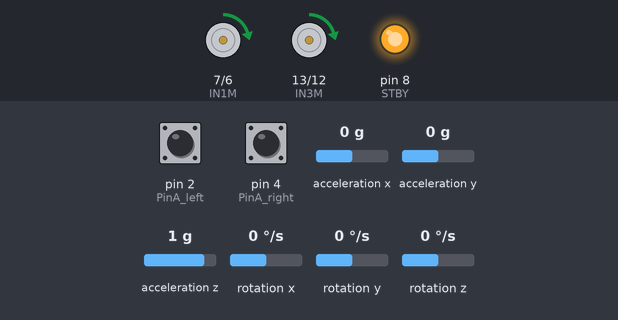
Bench run of a sketch on a simulated Arduino Uno, built with avr-gcc and run on an emulated ATmega328P. Parts: motor-driver pin pairs drawn as motors (green arrow = first pin HIGH = forward, orange = second pin HIGH = backward, longer = more drive, scaled by the enable pin, stopped while the standby pin is LOW), output pins drawn as LEDs (lit = HIGH). The inputs (shaded band) are chosen by the test bench; at power-on: acceleration y 0 g, rotation x 0 °/s, rotation z 0 °/s, pin 2 (PinA_left) LOW, pin 4 (PinA_right) LOW, acceleration x 0 g, acceleration z 1 g, rotation y 0 °/s. What the sketch prints to the serial monitor is not drawn.

Above: at 2.9 s.
3.0 s: acceleration y set to -1.4 g
At 3.13 s:
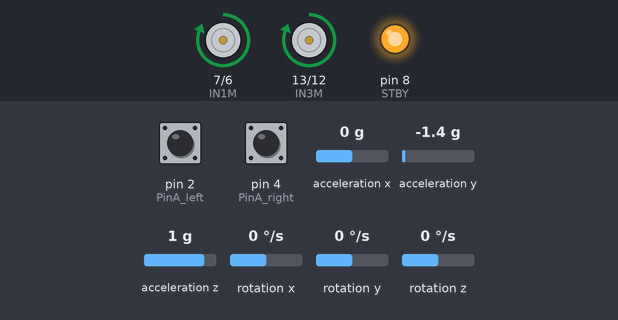
4.7 s: rotation x set to 100 °/s
7.6 s: rotation z set to 192 °/s
10.6 s: acceleration y set to 0 g
At 12.2 s:
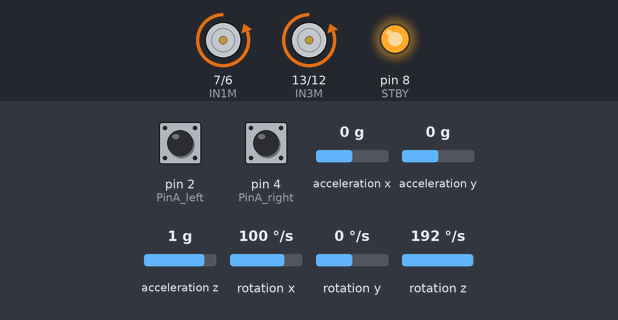
12.7 s: rotation x set to 0 °/s
At 15.5 s:
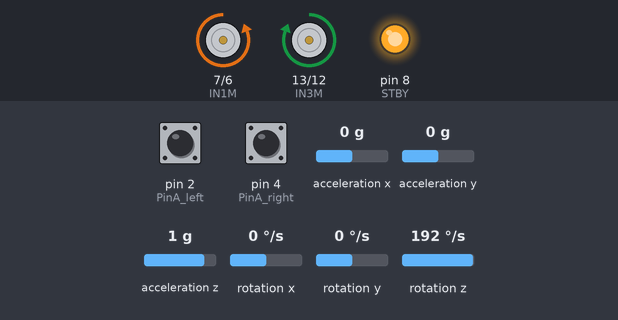
15.7 s: rotation z set to 0 °/s
At 18.22 s:
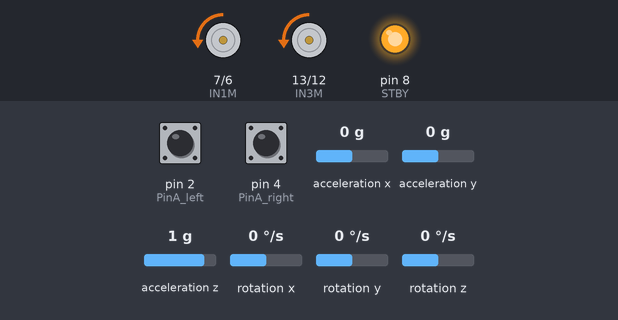
Timing chart, 0 to 19.7 s (numbered marks = the images above; inputs shaded):
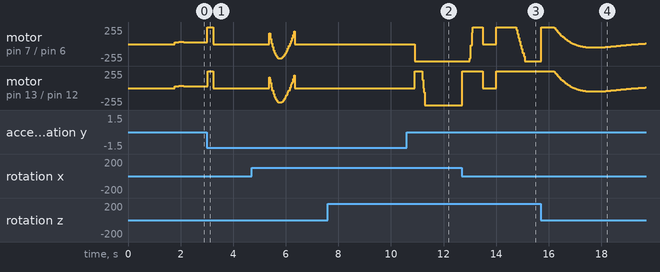

The sketch:

two_wheel_robot.ino
```cpp
#include <PinChangeInt.h>
#include <MsTimer2.h>
//利用测速码盘计数实现速度PID控制
#include <BalanceCar.h>
#include <KalmanFilter.h>
//I2Cdev、MPU6050和PID_v1类库需要事先安装在Arduino 类库文件夹下
#include "I2Cdev.h"
#include "MPU6050_6Axis_MotionApps20.h"
#include "Wire.h"
#include <util/atomic.h>

MPU6050 mpu; //实例化一个 MPU6050 对象，对象名称为 mpu
BalanceCar balancecar;
KalmanFilter kalmanfilter;
int16_t ax, ay, az, gx, gy, gz;
//TB6612FNG驱动模块控制信号
#define IN1M 7
#define IN2M 6
#define IN3M 13
#define IN4M 12
#define PWMA 9
#define PWMB 10
#define STBY 8

#define PinA_left 2  //中断0
#define PinA_right 4 //中断1


//声明自定义变量
int time;
byte inByte; //串口接收字节
int num;
double Setpoint;                               //角度DIP设定点，输入，输出
double Setpoints, Outputs = 0;                         //速度DIP设定点，输入，输出
double kp = 90, ki = 12.94, kd = 25.34;
double kp_speed = 2.46, ki_speed = 3.46, kd_speed = 0.3457;            // 需要你修改的参数
double kp_turn = 26.3, ki_turn = 0.743, kd_turn = 7.85;                 //旋转PID设定
double setp0 = 0, dpwm = 0, dl = 0; //角度平衡点，PWM差，死区，PWM1，PWM2
float value;


//********************angle data*********************//
float Q;
float Angle_ax; //由加速度计算的倾斜角度
float Angle_ay;
float K1 = 0.05; // 对加速度计取值的权重
float angle0 = 0.00; //机械平衡角
int slong;
//********************angle data*********************//

//***************Kalman_Filter*********************//
float Q_angle = 0.001, Q_gyro = 0.005; //角度数据置信度,角速度数据置信度
float R_angle = 0.5 , C_0 = 1;
float timeChange = 5; //滤波法采样时间间隔毫秒
float dt = timeChange * 0.001; //注意：dt的取值为滤波器采样时间
//***************Kalman_Filter*********************//

//*********************************************
//******************** speed count ************
//*********************************************

volatile long count_right = 0;//使用volatile lon类型是为了外部中断脉冲计数值在其他函数中使用时，确保数值有效
volatile long count_left = 0;//使用volatile lon类型是为了外部中断脉冲计数值在其他函数中使用时，确保数值有效
int speedcc = 0;

//////////////////////脉冲计算/////////////////////////
int lz = 0;
int rz = 0;
int rpluse = 0;
int lpluse = 0;

/////////////////////脉冲计算////////////////////////////

//////////////转向、旋转参数///////////////////////////////
int turncount = 0; //转向介入时间计算
float turnoutput = 0;
//////////////转向、旋转参数///////////////////////////////

//////////////蓝牙控制量///////////////////
int front = 0;//前进变量
int back = 0;//后退变量
int turnl = 0;//左转标志
int turnr = 0;//右转标志
int spinl = 0;//左旋转标志
int spinr = 0;//右旋转标志
//////////////蓝牙控制量///////////////////

//////////////////超声波速度//////////////////

int chaoshengbo = 0;
int tingzhi = 0;
int jishi = 0;

// 仅用于调试：课程库、PID 参数和控制流程保持原样。
// 串口发送放在 loop 中，禁止在 5 ms 控制中断里 Serial.print。
volatile unsigned long debugCycles = 0;
volatile unsigned long debugPeriodUs = 0;
volatile unsigned long debugDurationUs = 0;
unsigned long debugPreviousStartUs = 0;
volatile byte debugStopFlags = 0; // bit 0: 超过 +/-30 度；bit 1: 课程库提起保护

// .noinit 不被正常启动代码清零。RESET 后可查看上一次执行到哪一步。
// 这不是复位原因寄存器；断电或内存损坏后记录可能无效。
struct DebugTrace
{
  unsigned long magic;
  byte setupStage;
  byte loopStage;
  byte controlStage;
  byte printStage;
};
volatile DebugTrace debugTrace __attribute__((section(".noinit")));
const unsigned long DEBUG_TRACE_MAGIC = 0x52424432UL;

struct DebugSnapshot
{
  unsigned long cycles, periodUs, durationUs;
  float angle, side, gyro;
  double pwmLeft, pwmRight, pd, pi, rotation;
  int encLeft, encRight;
  int16_t accX, accY, accZ;
  byte stopFlags;
};

void printRobotDebug()
{
  static unsigned long lastReportMs = 0;
  static DebugSnapshot sample;
  static byte part = 5; // 5 表示上一条已发送完毕。

  // 每段最长不超过 60 字节；只有 TX 空间足够时才发送。
  // 不使用大文本缓冲区、dtostrf 或带大量参数的 snprintf。
  if (Serial.availableForWrite() < 60) return;
  if (part == 5)
  {
    if (millis() - lastReportMs < 500) return;
    lastReportMs = millis();
    debugTrace.printStage = 1; // 复制快照
    ATOMIC_BLOCK(ATOMIC_RESTORESTATE)
    {
      sample.cycles = debugCycles;
      sample.periodUs = debugPeriodUs;
      sample.durationUs = debugDurationUs;
      sample.angle = kalmanfilter.angle;
      sample.side = kalmanfilter.angle6;
      sample.gyro = kalmanfilter.Gyro_x;
      sample.pwmLeft = balancecar.pwm1;
      sample.pwmRight = balancecar.pwm2;
      sample.pd = balancecar.angleoutput;
      sample.pi = Outputs;
      sample.rotation = turnoutput;
      sample.encLeft = lz;
      sample.encRight = rz;
      sample.accX = ax;
      sample.accY = ay;
      sample.accZ = az;
      sample.stopFlags = debugStopFlags;
    }
    part = 0;
  }

  debugTrace.printStage = part + 2;
  switch (part)
  {
    case 0:
      Serial.print(F("DBG n=")); Serial.print(sample.cycles);
      Serial.print(F(" dt=")); Serial.print(sample.periodUs);
      Serial.print(F(" us=")); Serial.print(sample.durationUs);
      break;
    case 1:
      Serial.print(F(" angle=")); Serial.print(sample.angle, 1);
      Serial.print(F(" side=")); Serial.print(sample.side, 1);
      Serial.print(F(" gyro=")); Serial.print(sample.gyro, 1);
      break;
    case 2:
      Serial.print(F(" PWM=")); Serial.print((int)sample.pwmLeft);
      Serial.print(','); Serial.print((int)sample.pwmRight);
      Serial.print(F(" PD=")); Serial.print((long)sample.pd);
      Serial.print(F(" PI=")); Serial.print((long)sample.pi);
      break;
    case 3:
      Serial.print(F(" turn=")); Serial.print((long)sample.rotation);
      Serial.print(F(" stop=")); Serial.print(sample.stopFlags);
      Serial.print(F(" STBY=")); Serial.print(digitalRead(STBY));
      Serial.print(F(" enc=")); Serial.print(sample.encLeft);
      Serial.print(','); Serial.print(sample.encRight);
      break;
    case 4:
      Serial.print(F(" acc=")); Serial.print(sample.accX);
      Serial.print(','); Serial.print(sample.accY);
      Serial.print(','); Serial.println(sample.accZ);
      break;
  }
  ++part;
  if (part == 5) debugTrace.printStage = 7; // 一条 DBG 完成
}

//////////////////超声波速度//////////////////


//////////////////////脉冲计算///////////////////////
void countpluse()
{

  lz = count_left;
  rz = count_right;

  count_left = 0;
  count_right = 0;

  lpluse = lz;
  rpluse = rz;

  if ((balancecar.pwm1 < 0) && (balancecar.pwm2 < 0))                     //小车运动方向判断 后退时（PWM即电机电压为负） 脉冲数为负数
  {
    rpluse = -rpluse;
    lpluse = -lpluse;
  }
  else if ((balancecar.pwm1 > 0) && (balancecar.pwm2 > 0))                 //小车运动方向判断 前进时（PWM即电机电压为正） 脉冲数为负数
  {
    rpluse = rpluse;
    lpluse = lpluse;
  }
  else if ((balancecar.pwm1 < 0) && (balancecar.pwm2 > 0))                 //小车运动方向判断 前进时（PWM即电机电压为正） 脉冲数为负数
  {
    rpluse = rpluse;
    lpluse = -lpluse;
  }
  else if ((balancecar.pwm1 > 0) && (balancecar.pwm2 < 0))               //小车运动方向判断 左旋转 右脉冲数为负数 左脉冲数为正数
  {
    rpluse = -rpluse;
    lpluse = lpluse;
  }

  //提起判断
  balancecar.stopr += rpluse;
  balancecar.stopl += lpluse;

  //每5ms进入中断时，脉冲数叠加
  balancecar.pulseright += rpluse;
  balancecar.pulseleft += lpluse;

}
////////////////////脉冲计算///////////////////////


//////////////////角度PD////////////////////
void angleout()
{
  balancecar.angleoutput = kp * (kalmanfilter.angle + angle0) + kd * kalmanfilter.Gyro_x;//PD 角度环控制
}
//////////////////角度PD////////////////////

//////////////////////////////////////////////////////////
//////////////////中断定时 5ms定时中断////////////////////
/////////////////////////////////////////////////////////
void inter()
{
  debugTrace.controlStage = 1;
  unsigned long debugStartUs = micros();
  debugPeriodUs = debugPreviousStartUs == 0 ? 0 : debugStartUs - debugPreviousStartUs;
  debugPreviousStartUs = debugStartUs;
  sei();
  debugTrace.controlStage = 2;
  countpluse();                                     //脉冲叠加子函数
  debugTrace.controlStage = 3;
  mpu.getMotion6(&ax, &ay, &az, &gx, &gy, &gz);     //IIC获取MPU6050六轴数据 ax ay az gx gy gz
  debugTrace.controlStage = 4;
  kalmanfilter.Angletest(ax, ay, az, gx, gy, gz, dt, Q_angle, Q_gyro,R_angle,C_0,K1);                                      //获取angle 角度和卡曼滤波
  debugTrace.controlStage = 5;
  angleout();                                       //角度环 PD控制

  speedcc++;
  if (speedcc >= 8)                                //50ms进入速度环控制
  {
    debugTrace.controlStage = 6;
    Outputs = balancecar.speedpiout(kp_speed,ki_speed,kd_speed,front,back,setp0);
    speedcc = 0;
  }
    turncount++;
  if (turncount > 2)                                //10ms进入旋转控制
  {
    debugTrace.controlStage = 7;
    turnoutput = balancecar.turnspin(turnl,turnr,spinl,spinr,kp_turn,kd_turn,kalmanfilter.Gyro_z);                                    //旋转子函数
    turncount = 0;
  }
  balancecar.posture++;
  // 按当前课程库的原有判断记录原因，包含原来的 && / || 优先级。
  // 此处只观察，不修改保护条件或电机输出。
  debugStopFlags = 0;
  if (kalmanfilter.angle > 30 || kalmanfilter.angle < -30) debugStopFlags |= 1;
  if ((kalmanfilter.angle6 > 3 ||
       (kalmanfilter.angle6 < -3 && turnl == 0 && turnr == 0 &&
        spinl == 0 && spinr == 0 && front == 0 && back == 0)) &&
      (balancecar.stopl + balancecar.stopr > 1500 ||
       balancecar.stopl + balancecar.stopr < -1500))
    debugStopFlags |= 2;
  debugTrace.controlStage = 8;
  balancecar.pwma(Outputs,turnoutput,kalmanfilter.angle,kalmanfilter.angle6,turnl,turnr,spinl,spinr,front,back,kalmanfilter.accelz,IN1M,IN2M,IN3M,IN4M,PWMA,PWMB);                                            //小车总PWM输出
  debugDurationUs = micros() - debugStartUs;
  debugCycles++;
  debugTrace.controlStage = 9;
}
//////////////////////////////////////////////////////////
//////////////////中断定时 5ms定时中断///////////////////
/////////////////////////////////////////////////////////


// ===    初始设置     ===
void setup() {
  // TB6612FNGN驱动模块控制信号初始化
  pinMode(IN1M, OUTPUT);                         //控制电机1的方向，01为正转，10为反转
  pinMode(IN2M, OUTPUT);
  pinMode(IN3M, OUTPUT);                        //控制电机2的方向，01为正转，10为反转
  pinMode(IN4M, OUTPUT);
  pinMode(PWMA, OUTPUT);                        //左电机PWM
  pinMode(PWMB, OUTPUT);                        //右电机PWM
  pinMode(STBY, OUTPUT);                        //TB6612FNG使能


  //初始化电机驱动模块
  digitalWrite(IN1M, 0);
  digitalWrite(IN2M, 1);
  digitalWrite(IN3M, 1);
  digitalWrite(IN4M, 0);
  digitalWrite(STBY, 1);
  analogWrite(PWMA, 0);
  analogWrite(PWMB, 0);

  pinMode(PinA_left, INPUT);  //测速码盘输入
  pinMode(PinA_right, INPUT);

  // 加入I2C总线
  Wire.begin();                            //加入 I2C 总线序列
  Serial.begin(9600);                       //开启串口，设置波特率为 9600
  Serial.println(F("ROBOT_SERIAL_DEBUG v2-linkfix baud=9600"));
  if (debugTrace.magic == DEBUG_TRACE_MAGIC)
  {
    Serial.print(F("PREV_STAGE setup=")); Serial.print(debugTrace.setupStage);
    Serial.print(F(" loop=")); Serial.print(debugTrace.loopStage);
    Serial.print(F(" control=")); Serial.print(debugTrace.controlStage);
    Serial.print(F(" print=")); Serial.println(debugTrace.printStage);
  }
  else Serial.println(F("PREV_STAGE unavailable (first upload/power cycle)"));
  debugTrace.magic = DEBUG_TRACE_MAGIC;
  debugTrace.setupStage = 1;
  debugTrace.loopStage = debugTrace.controlStage = debugTrace.printStage = 0;
  delay(1500);
  Serial.println(F("MPU_INIT_BEGIN"));
  debugTrace.setupStage = 2;
  mpu.initialize();                       //初始化MPU6050
  delay(2);
  Serial.println(F("MPU_INIT_RETURNED"));
  debugTrace.setupStage = 3;
  Serial.print(F("IMU_CONNECTION="));
  Serial.println(mpu.testConnection() ? F("OK") : F("FAIL"));
  Serial.println(F("stop: 0=none 1=angle 2=pickup 3=both; dt/us in microseconds"));
  Serial.println(F("If stuck: press RESET once; copy PREV_STAGE and all output."));
  Serial.println(F("TIMER_START; DBG every 500ms; balancing program"));
  debugTrace.setupStage = 4;
  Serial.flush(); // 此时控制定时器尚未启动，电机 PWM 仍为零。
 //5ms定时中断设置  使用timer2    注意：使用timer2会对pin3 pin11的PWM输出有影响，因为PWM使用的是定时器控制占空比，所以在使用timer的时候要注意查看对应timer的pin口。
  MsTimer2::set(5, inter);
  debugTrace.setupStage = 5;
  MsTimer2::start();
  debugTrace.setupStage = 6;

}

////////////////////////bluetooth//////////////////////
void kongzhi()
{
  while (Serial.available())                                    //等待蓝牙数据
    switch (Serial.read())                                      //读取蓝牙数据
    {
      case 0x01: front = 500;   break;
      case 0x02: back = -500;   break;
      case 0x03: turnl = 1;   break;                          //左转
      case 0x04: turnr = 1;   break;                          //右转
      case 0x05: spinl = 1;   break;                       //左旋转
      case 0x06: spinr = 1;   break;                       //右旋转
      case 0x07: turnl = 0; turnr = 0;  front = 0; back = 0; spinl = 0; spinr = 0;  break;                    //确保按键松开后为停车操作
      case 0x08: spinl = 0; spinr = 0;  front = 0; back = 0;  turnl = 0; turnr = 0;  break;                  //确保按键松开后为停车操作
      case 0x09: front = 0; back = 0; turnl = 0; turnr = 0; spinl = 0; spinr = 0; turnoutput = 0; break;      // 确保按键松开后为停车操作
      default: front = 0; back = 0; turnl = 0; turnr = 0; spinl = 0; spinr = 0; turnoutput = 0; break;
    }
}


////////////////////////////////////////turn//////////////////////////////////


// ===       主循环程序体       ===
void loop() {

  //主函数中循环检测及叠加脉冲 测定小车车速  使用电平改变既进入脉冲叠加 增加电机的脉冲数，保证小车的精确度。
  debugTrace.loopStage = 1;
  attachInterrupt(0, Code_left, CHANGE);
  debugTrace.loopStage = 2;
  attachPinChangeInterrupt(PinA_right, Code_right, CHANGE);
  //蓝牙控制
  debugTrace.loopStage = 3;
  kongzhi();
  debugTrace.loopStage = 4;
  printRobotDebug();
  debugTrace.loopStage = 5;
}

////////////////////////////////////////pwm///////////////////////////////////


//////////////////////////脉冲中断计算/////////////////////////////////////

void Code_left() {

  count_left ++;

} //左测速码盘计数


void Code_right() {

  count_right ++;

} //右测速码盘计数

//////////////////////////脉冲中断计算/////////////////////////////////////
```

allocator_compat.cpp
```cpp
// Project-local compatibility fix for Arduino AVR's weak operator-new references.
// PinChangeInt allocates its first encoder entry with new. With the affected
// core, a weak reference can leave core.a's allocation implementation unlinked,
// turning that allocation into a call to address zero.
//
// Arduino IDE compiles this sketch-local .cpp directly, providing strong
// definitions without changing any course library or requiring linker flags.
// Do not include Arduino.h, new.h or <new> here: their weak declarations would
// also make these definitions weak. Match the AVR core's allocation semantics.
#include <stddef.h>
#include <stdlib.h>

#if defined(ARDUINO_ARCH_AVR)
void *operator new(size_t size)
{
  return malloc(size ? size : 1);
}

void *operator new[](size_t size)
{
  return malloc(size ? size : 1);
}

void operator delete(void *ptr) noexcept
{
  free(ptr);
}

void operator delete[](void *ptr) noexcept
{
  free(ptr);
}
#endif
```

Measured:
- after the input at 3.0 s, motor on pin 7 (IN1M) / pin 6 (IN2M): forward 25/255 → forward 255/255 at once, → stopped 0.21 s later; motor on pin 13 (IN3M) / pin 12 (IN4M): forward 25/255 → forward 255/255 at once, → stopped 0.20 s later
- after the input at 7.6 s, every drawn part: stays the same
- after the input at 10.6 s, motor on pin 7 (IN1M) / pin 6 (IN2M): stopped → backward 255/255 after 0.30 s; motor on pin 13 (IN3M) / pin 12 (IN4M): stopped → forward 255/255 after 0.30 s, → backward 255/255 0.29 s later
- by itself, motor on pin 7 (IN1M) / pin 6 (IN2M), motor on pin 13 (IN3M) / pin 12 (IN4M): rises from stopped to forward 31/255 in 0.16 s, then falls to forward 25/255 in 0.83 s
